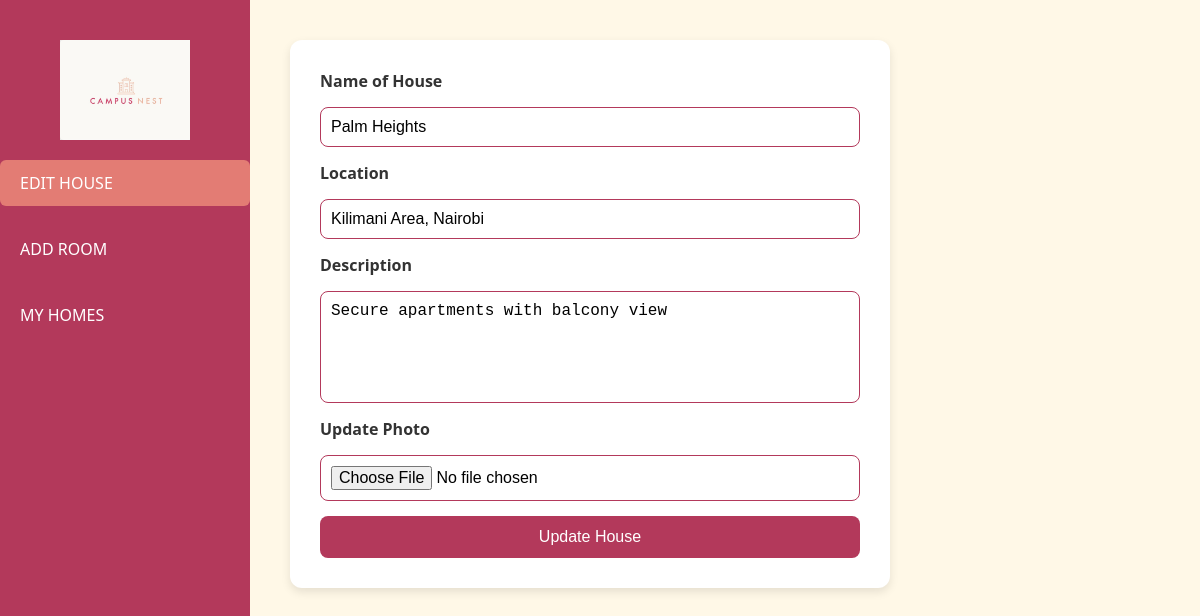
The app's page /Desktop27/EditHouse.php?houseid=103 (signed in) with its own data.
### tables this page shows
create table House(  
    HouseID int,
    HouseLocation varchar(60),
    HouseName varchar(30),
    HouseDescription varchar(100),
    HousePhoto varchar(2000),
    LandLordID int
);

### Desktop27/EditHouse.php (the view, shortened to what this page needs)
<?php
require ('../connection.php');
if ($_SERVER['REQUEST_METHOD'] === 'GET' && isset($_GET['houseid'])) {
    $houseID = intval($_GET['houseid']);
    $result = mysqli_query($conn, "SELECT * FROM house WHERE houseid = $houseID");
    $house = mysqli_fetch_assoc($result);
}
?>
<!DOCTYPE html>
<html lang="en">
<head>
</head>
<body>
<div class="page-wrapper">
    <div class="sidebar">
        <div class="logo-container">
            <img src="../Desktop25/images/Campusnestlogo.jpg" alt="Logo">
        </div>
        <ul>
            <li class="active"><a href="#">EDIT HOUSE</a></li>
            <li><a href="../Desktop28/addroom.php?houseid=<?php echo $house['houseid']; ?>">ADD ROOM</a></li>
            <li><a href="../Desktop26/Desktop26.php">MY HOMES</a></li>
        </ul>
    </div>
    <div class="container">
        <form action="EditHouse.php" method="POST" enctype="multipart/form-data">
            <label>Name of House</label>
            <input type="text" name="name" value="<?php echo htmlspecialchars($house['HouseName']); ?>" required>
            <label>Location</label>
            <input type="text" name="location" value="<?php echo htmlspecialchars($house['HouseLocation']); ?>" required>
            <label>Description</label>
            <textarea name="description" rows="5"><?php echo htmlspecialchars($house['HouseDescription']); ?></textarea>
            <label>Update Photo</label>
            <input type="file" name="photo">
            <button type="submit">Update House</button>
        </form>
    </div>
</div>
</body>
</html>

### Desktop27/EditHouse.php (style rules this page uses)
* { margin: 0; padding: 0; box-sizing: border-box; }
body { font-family: "Segoe UI", sans-serif; background-color: #fff8e7; height: 100vh; display: flex; }
.page-wrapper { display: flex; width: 100%; }
.sidebar { width: 250px; background-color: #b3395b; padding: 20px 0; min-height: 100vh; }
.logo-container { width: 140px; height: 100px; margin: 20px auto 10px; }
.logo-container img { width: 100%; height: 100%; object-fit: contain; }
.sidebar ul { list-style: none; padding: 0; }
.sidebar ul li { margin: 20px 0; }
.sidebar ul li a { color: white; text-decoration: none; padding: 12px 20px; display: block; }
.sidebar ul li.active a, .sidebar ul li a:hover { background-color: #e37c74; border-radius: 6px; }
.container { flex: 1; padding: 40px; display: flex; flex-direction: column; gap: 20px; overflow-y: auto; }
form { background: white; padding: 30px; border-radius: 12px; box-shadow: 0 4px 10px rgba(0,0,0,0.1); max-width: 600px; display: flex; flex-direction: column; gap: 15px; }
label { color: #333; font-weight: bold; }
input[type="text"], textarea, input[type="file"] { padding: 10px; border: 1px solid #b3395b; border-radius: 8px; font-size: 16px; }
textarea { resize: none; }
button { padding: 12px; background-color: #b3395b; color: white; border: none; border-radius: 8px; font-size: 16px; cursor: pointer; transition: background-color 0.3s; }

### records on screen
house: name "Palm Heights", location "Kilimani Area, Nairobi", description "Secure apartments with balcony view"
